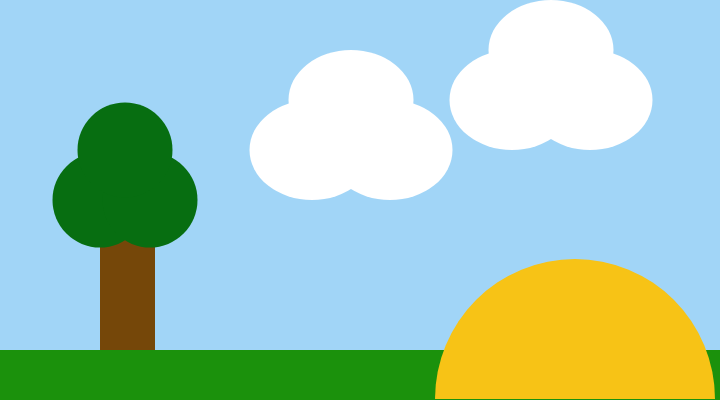
Frame 1 (no input)
Frame 60 (no input): identical to frame 1, image omitted
Frame 120 (the mouse pressed at the canvas centre since frame 60): identical to frame 1, image omitted

The p5.js sketch that drew this single still picture (run headless with seeded random() and noise() and a simulated clock; from frame 60 on, the mouse is pressed at the canvas centre):

// p5.js sketch
// ── sketch.js
function setup() {
  // Sets the screen to be 720 pixels wide and 400 pixels high
  createCanvas(720, 400);
}

function draw() {
  // put drawing code here
  background(161, 213, 247);
  noStroke();


  fill(117, 71, 9);
  rect(100, 225, 55, 250);

  fill(27, 145, 12);
  rect(0, 350, 720, 75);

  fill(7, 110, 17);
  ellipse(100, 200, 95, 95);

  fill(7, 110, 17);
  ellipse(150, 200, 95, 95);

  fill(7, 110, 17);
  ellipse(125, 150, 95, 95);

  fill(247, 195, 22);
  arc(575, 399, 280, 280, PI, TWO_PI);

  fill(255);
  ellipse(351,100, 125, 100);

  fill(255);
  ellipse(390, 150, 125, 100)

  fill(255);
  ellipse(312, 150, 125, 100)

  fill(255);
  ellipse(551,50, 125, 100);

  fill(255);
  ellipse(590, 100, 125, 100);

  fill(255);
  ellipse(512, 100, 125, 100);
  

}
